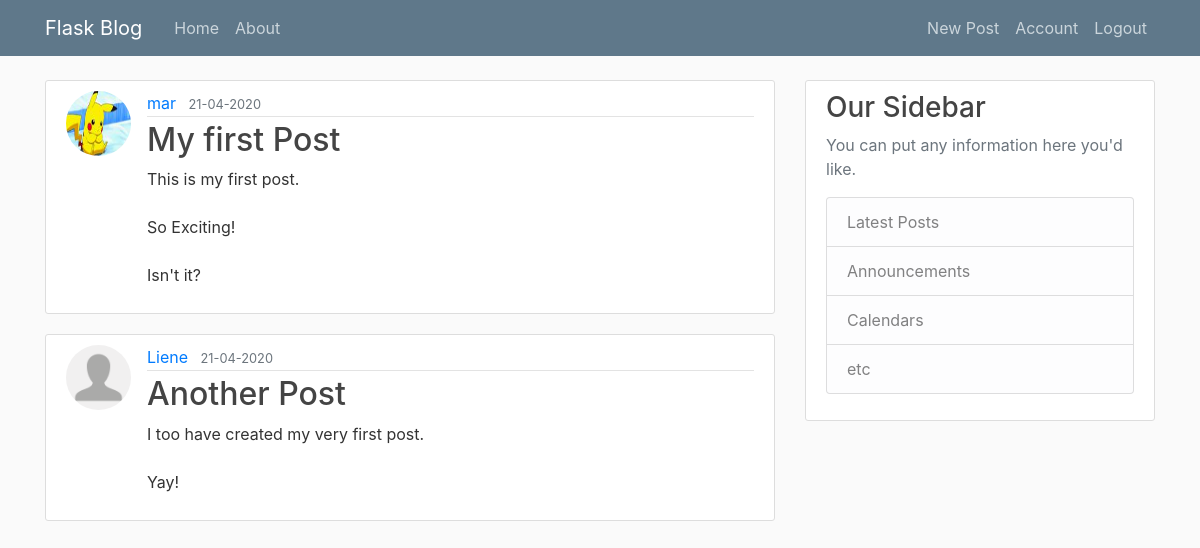
Screenshot of /home (signed in) with the database file from the repository.
### flaskblog/models.py (models this page shows, shortened)
class Post(db.Model):
    id = db.Column(db.Integer, primary_key=True)
    title = db.Column(db.String(100), nullable=False)
    date_posted = db.Column(db.DateTime, nullable=False, default=datetime.utcnow)
    content = db.Column(db.Text, nullable=False)
    user_id = db.Column(db.Integer, db.ForeignKey('user.id'), nullable=False)

class User(db.Model, UserMixin):
    id = db.Column(db.Integer, primary_key=True)
    username = db.Column(db.String(20), unique=True, nullable=False)
    email = db.Column(db.String(120), unique=True, nullable=False)
    image_file = db.Column(db.String(20), nullable=False, default='default.jpg')
    password = db.Column(db.String(60), nullable=False)
    posts = db.relationship('Post', backref='author', lazy=True)

### flaskblog/routes.py (the view)
@app.route("/")
@app.route("/home")
def home():
    posts = Post.query.all()
    return render_template("home.html", posts=posts)

### flaskblog/models.py (called while the page is built)
@login_manager.user_loader
def load_user(user_id):
    return User.query.get(int(user_id))

### flaskblog/templates/home.html
<!DOCTYPE html>
{% extends "base.html" %}
{% block content %}
{% for post in posts %}
    <article class="media content-section">
    <img class="rounded-circle article-img" src="{{ url_for('static', filename='profile_pics/' + post.author.image_file) }}" alt="Profile img">
        <div class="media-body">
            <div class="article-metadata">
                <a class="mr-2" href="#">{{ post.author.username }}</a>
                <small class="text-muted">{{ post.date_posted.strftime('%d-%m-%Y') }}</small>
            </div>
            <h2><a class="article-title" href="{{ url_for('post', post_id=post.id) }}">{{ post.title }}</a></h2>
            <p class="article-content">{{ post.content }}</p>
        </div>
    </article>
{% endfor %}
{% endblock %}

### flaskblog/static/style.css (style rules this page uses)
body { background: #fafafa; color: #333333; margin-top: 5rem; }
h1, h2, h3, h4, h5, h6 { color: #444444; }
.content-section { background: #ffffff; padding: 10px 20px; border: 1px solid #dddddd; border-radius: 3px; margin-bottom: 20px; }
.article-title { color: #444444; }
.article-content { white-space: pre-line; }
.article-img { height: 65px; width: 65px; margin-right: 16px; }
.article-metadata { padding-bottom: 1px; margin-bottom: 4px; border-bottom: 1px solid #e3e3e3 }

### rows the page displays
Post: image_file (picture), author.username "mar", date_posted "21-04-2020", title "My first Post", content "This is my first post. So Exciting! Isn't it?"
Post: image_file (placeholder picture), author.username "Liene", date_posted "21-04-2020", title "Another Post", content "I too have created my very first post. Yay!"
